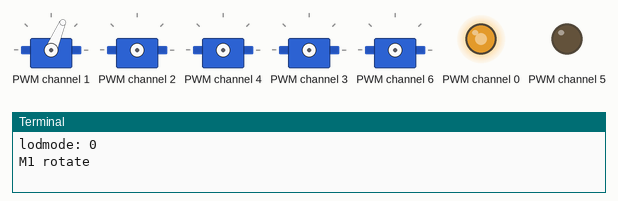
A program run on a simulated Raspberry Pi (BCM pin numbers). Shown: 5 × servo, output pins drawn as LEDs (lit = HIGH), the last lines printed to the terminal. Servo angles are drawn from the pulse width (0.5 ms = 0°, 2.5 ms = 180°).

Above: at 0.1 s.
At 8.1 s:
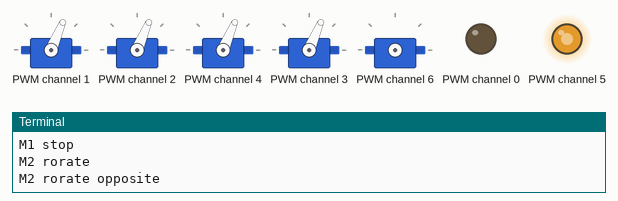
At 13.63 s:
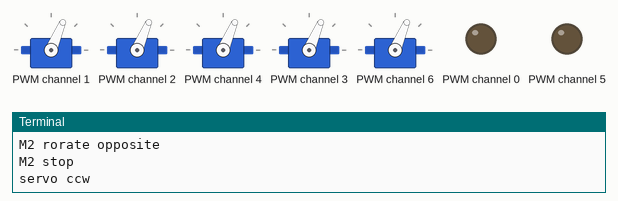
At 16.24 s:
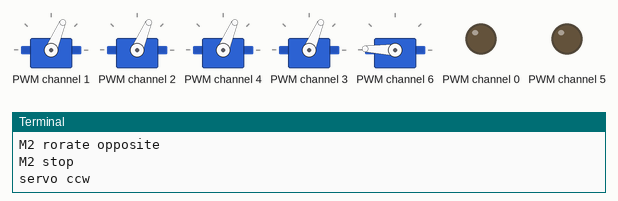
At 30.6 s:
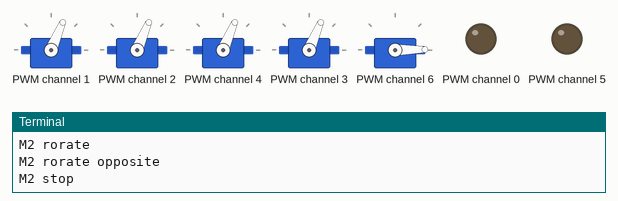
At 39.81 s:
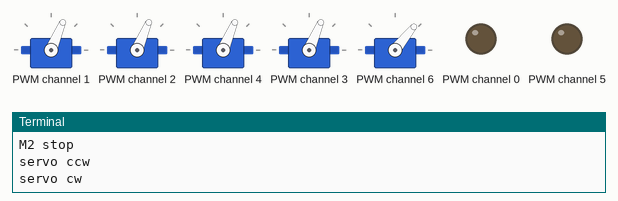
Timing chart, 0 to 40.0 s (numbered marks = the images above):
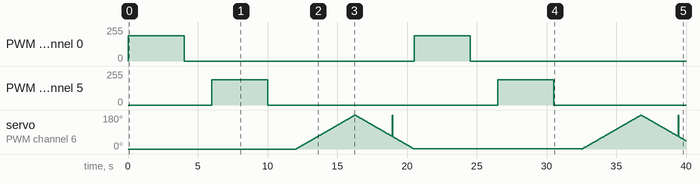

The program:

pca9685.py
```python
import time
import math
import smbus

# Raspi PCA9685 16-Channel PWM Servo Driver
# Registers/etc.
SUBADR1            = 0x02
SUBADR2            = 0x03
SUBADR3            = 0x04
MODE1              = 0x00
MODE2              = 0x01
PRESCALE           = 0xFE
LED0_ON_L          = 0x06
LED0_ON_H          = 0x07
LED0_OFF_L         = 0x08
LED0_OFF_H         = 0x09
ALLLED_ON_L        = 0xFA
ALLLED_ON_H        = 0xFB
ALLLED_OFF_L       = 0xFC
ALLLED_OFF_H       = 0xFD

SERVO_MOTOR_PWM3        = 6
SERVO_MOTOR_PWM4        = 7
SERVO_MOTOR_PWM5        = 8
SERVO_MOTOR_PWM6        = 9
SERVO_MOTOR_PWM7        = 10
SERVO_MOTOR_PWM8        = 11

DC_MOTOR_PWM1        = 0
DC_MOTOR_INA1        = 2
DC_MOTOR_INA2        = 1

DC_MOTOR_PWM2        = 5
DC_MOTOR_INB1        = 3
DC_MOTOR_INB2        = 4

class PCA9685:
    def __init__(self):
        self.i2c = smbus.SMBus(1)
        self.dev_addr = 0x5f
        self.write_reg(MODE1, 0x00)

    def write_reg(self, reg, value):
        self.i2c.write_byte_data(self.dev_addr, reg, value)

    def read_reg(self, reg):
        res = self.i2c.read_byte_data(self.dev_addr, reg)
        return res

    def setPWMFreq(self, freq):
        prescaleval = 25000000.0    # 25MHz
        prescaleval /= 4096.0       # 12-bit
        prescaleval /= float(freq)
        prescaleval -= 1.0
        prescale = math.floor(prescaleval + 0.5)

        oldmode = self.read_reg(MODE1)
        print('lodmode:',oldmode)
        newmode = (oldmode & 0x7F) | 0x10  # sleep
        self.write_reg(MODE1, newmode)        # go to sleep
        self.write_reg(PRESCALE, int(math.floor(prescale)))
        self.write_reg(MODE1, oldmode)
        time.sleep(0.005)
        self.write_reg(MODE1, oldmode | 0x80)  # 0x80

    def setPWM(self, ch, on, off):
        self.write_reg(LED0_ON_L+4*ch, on & 0xFF)
        self.write_reg(LED0_ON_H+4*ch, on >> 8)
        self.write_reg(LED0_OFF_L+4*ch, off & 0xFF)
        self.write_reg(LED0_OFF_H+4*ch, off >> 8)

    def setServoPulse(self, channel, pulse):
       pulse = pulse*4096/20000        #PWM frequency is 50HZ,the period is 20000us=20ms
       self.setPWM(channel, 0, int(pulse))

if __name__=='__main__':
    """for servo motor:
    the high part of the pulse is T
    T = 0.5ms => 0   degree
    T = 1.0ms => 45  degree
    T = 1.5ms => 90  degree
    T = 2.0ms => 135 degree
    T = 2.5ms => 180 degree

    for 2 channel DC motor driven by TB6612FNG
    IN1   IN2  PWM  STBY  OUT1   OUT2      MODE
    H     H   H/L   H     L      L    short brake
    L     H    H    H     L      H       CCW
    L     H    L    H     L      L    short brake
    H     L    H    H     H      L       CW
    H     L    L    H     L      L    short brake
    L     L    H    H    OFF    OFF      STOP
    H/L   H/L  H/L   L    OFF    OFF    standby
    """
    pwm = PCA9685()
    pwm.setPWMFreq(50) # for servo

    while True:
        """The following code is applied to
        DC motor control
        """
        pwm.setServoPulse(DC_MOTOR_PWM1,15000) # for TB6612 set speed
        # CCW
        pwm.setServoPulse(DC_MOTOR_INA1,0) # set INA1 L
        pwm.setServoPulse(DC_MOTOR_INA2,19999) # set INA2 H
        print("M1 rotate")
        time.sleep(2)
        # CW
        pwm.setServoPulse(DC_MOTOR_INA1,19999) # set INA1 H
        pwm.setServoPulse(DC_MOTOR_INA2,0) # set INA2 L
        print("M1 rotate opposite")
        time.sleep(2)
        pwm.setServoPulse(DC_MOTOR_PWM1,0) # for TB6612 set speed to 0, stop
        print("M1 stop")
        time.sleep(2)

        pwm.setServoPulse(DC_MOTOR_PWM2,15000) # for TB6612 set speed
        # CCW
        pwm.setServoPulse(DC_MOTOR_INB1,0) # set INB1 L
        pwm.setServoPulse(DC_MOTOR_INB2,19999) # set INB2 H
        print("M2 rorate")
        time.sleep(2)
        # CW
        pwm.setServoPulse(DC_MOTOR_INB1,19999) # set INB1 H
        pwm.setServoPulse(DC_MOTOR_INB2,0) # set INB2 L
        print("M2 rorate opposite")
        time.sleep(2)
        pwm.setServoPulse(DC_MOTOR_PWM2,0) # for TB6612 set speed to 0, stop
        print("M2 stop")
        time.sleep(2)


        """The following code is applied to
          servo motor control
        """
        print("servo ccw")
        for i in range(500,2500,10):# start 500, end 2500, step is 10
           pwm.setServoPulse(SERVO_MOTOR_PWM3,i)
           time.sleep(0.02)
        print("servo cw")
        for i in range(2500,500,-10):
           pwm.setServoPulse(SERVO_MOTOR_PWM3,i)
           time.sleep(0.02)
```

Measured:
- by itself, PWM channel 0, PWM channel 5: alternates 191/255 for 4.0 s and 0/255 for 16.5 s
